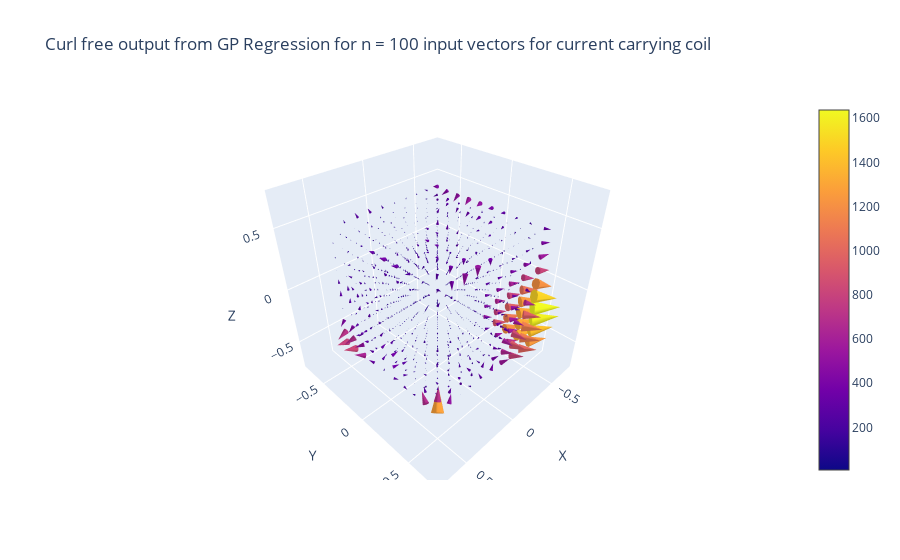

This figure's notebook cell:
### Code cell
plotter(outputs_coil_curl_free, 
        title = f'Curl free output from GP Regression for n = {given_samples_coil} input vectors for current carrying coil')

### Figure 1 — Plotly figure (JSON) as saved in the notebook; plotly's stock layout.template omitted (floating-point values rounded to 4 significant figures; data arrays with more than 128 entries replaced by an {"elided": "..."} marker saying what was removed)
{"data": [{"anchor": "tail", "sizemode": "scaled", "sizeref": 2, "type": "cone", "u": {"elided": "1000 float values"}, "v": {"elided": "1000 float values"}, "w": {"elided": "1000 float values"}, "x": {"elided": "1000 float values"}, "y": {"elided": "1000 float values"}, "z": {"elided": "1000 float values"}}], "layout": {"scene": {"xaxis": {"title": {"text": "X"}}, "yaxis": {"title": {"text": "Y"}}, "zaxis": {"title": {"text": "Z"}}}, "title": {"text": "Curl free output from GP Regression for n = 100 input vectors for current carrying coil"}}}
